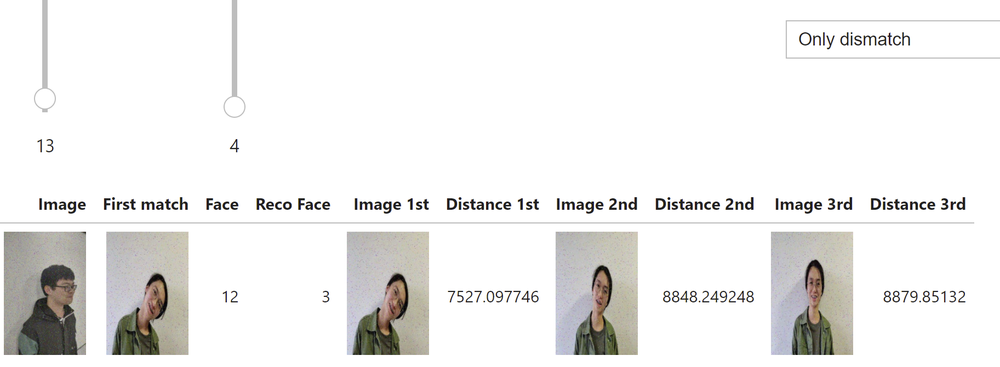
#> input picture linear_algebra/paper/images/class1.png, 1000 x 367 px, shrunk from 1825 x 670 before the run, given in place of s13_1.jpg, which was not available
$ python hw2.py paper/images/class1.png
#> lines starting #> are read from the running program, lines starting #| are printed output that depends on the picture; pictures that were not available may be replaced by others from this repository, and a replacement may not be noted
#!/usr/bin/env python3
# Tiger3018 | MIT License
'''
README at hw2
RESULT at img/hw2_fig1.jpg
使用多种滤波器实现平滑去噪（低通滤波），区分非线性滤波器，同时输出一些分析图象。
ref: <https://zhuanlan.zhihu.com/p/67197912> 基于导数性质分析卷积。
<https://www.jianshu.com/p/cbd1a1f86d1b>
'''

import cv2, matplotlib, scipy.ndimage, numba
import numpy as np # as a fallback
import matplotlib.pyplot as plt

from matplotlib.axes import SubplotBase
import sys, os, time

meanFilterKernel = {}
# numba.typed.Dict.empty(
#     key_type=numba.types.uint,
#     value_type=numba.types.double[:][:]
# )
gaussianFilterKernel = {}


def extern_gui_provider(image: np.ndarray, axesImage: SubplotBase, axesPlot: SubplotBase, description: str):
    '''This call implement a plot view of image and its histgram, line pixel value as a stream view.
    '''
    axesImage.set_ylabel(description)
    axesImage.imshow(image, cmap=plt.cm.gray)
    # See https://blog.gtwang.org/programming/python-opencv-matplotlib-plot-histogram-tutorial/
    if image.ndim == 3:
        axesPlot.set_ylabel("averge scale")
        axesPlot.hist(image.mean(2).ravel(), 256, [
                      0, 256], orientation="horizontal", color=["#A6E22E"])
    else:
        axesPlot.set_ylabel("gray scale")
        axesPlot.hist(image.ravel(), 256, [
                      0, 256], orientation="horizontal", color=["#A6E22E"])
    axTwinY = axesPlot.twiny()
    # axTwinY.set_xlabel("at y=40 x-axis 2d wave")
    axTwinY.plot(range(image.shape[0]), selected_2darray_plot(
        image, [0, int(float(image.shape[1] / 2))], 256), color='#FD9726', linewidth=0.4)
    axTwinY.plot(range(image.shape[1]), selected_2darray_plot(
        image, [int(float(image.shape[0] / 2)), 0], 256), color='black', linewidth=0.4)
    return image


def liner_filter(image: np.ndarray, kernel) -> np.ndarray:
    ''' This function implement **non-inverted** convolution with reflect boundray using filter kernel.
    opencv: see cvSmooth
    fit to: mean filter, gaussian filter,
    '''
    if not isinstance(kernel, np.ndarray):
        kernel = np.array(kernel)
    if(image.ndim == 3):
        sciReturn = scipy.ndimage.convolve(image, kernel[:, :, None])
    else:
        # nearest == reflect when 3x3 kernel
        sciReturn = scipy.ndimage.convolve(image, kernel)
    return sciReturn

# @numba.jit(["uint8[:, :](uint8[:, :])"], nopython=True)
@numba.jit(nopython=True)
def median_filter(image: np.ndarray) -> np.ndarray:
    '''
    opencv: see medianBlur
    fit to: median filter
    '''
    # imageBorder = cv2.copyMakeBorder(image, 1, 1, 1, 1, cv2.BORDER_REFLECT) # numba is not familiar with cv2
    # imageBorder = np.pad(image, 1, 'reflect') # numba did not implement it...
    '''implement of np.pad('reflect'), where 0 stands for x-axis
    # TIP not implement in matlab
    # TIP not implement in numba
    for **np.insert**, use image.shape[0] rather than -1, to make new row appear at the end.
    # imageBorder = np.insert(image, [0, image.shape[0]], [image[1, :], image[-2, :]], 0)
    for **np.concatenate**, normal [] braces doesn't make sense
    '''
    imageBorder = image  # ref, not copy
    imageReturn = np.zeros(imageBorder.shape, dtype=np.uint8)
    imageBorder = np.concatenate(
        (
            np.expand_dims(imageBorder[1, :, ], 0),
            imageBorder,
            np.expand_dims(imageBorder[-2, :, ], 0)
        ), 0
    )
    imageBorder = np.concatenate(
        (
            np.expand_dims(imageBorder[:, 1, ], 1),
            imageBorder,
            np.expand_dims(imageBorder[:, -2, ], 1)
        ), 1
    )
    for i in range(imageReturn.shape[0]):
        for j in range(imageReturn.shape[1]):
            # [9 lines of commented-out code are left out]
            imageReturn[i, j] = np.median(imageBorder[i: i + 3, j: j + 3])
            # Only support single channel of image.
    return imageReturn


def gaussian_filter_generator(nSize, sigma) -> list:
    '''
    opencv: see gaussianBlur
    '''
    return [[0.0947, 0.1183, 0.0947], [0.1183, 0.1478, 0.1183], [0.0947, 0.1183, 0.0947]]  # sigma = 1.5
    pass

# @numba.jit(nopython = True)
def mean_filter_generator(nSize) -> np.ndarray:
    if nSize not in meanFilterKernel:
        meanFilterKernel[nSize] = np.full((nSize, nSize), 1 / nSize ** 2)
    return meanFilterKernel[nSize]


def bilateral_filter():
    pass


def histgram_wrapper(image):
    '''use cv.calchist
    '''
    hist = cv2.calcHist([image], [0], None, [256], [0, 256])
    pass


def selected_2darray_plot(image: np.ndarray, pos: list, len):
    '''Choose a line of selected image to extract grey / red (or Channel 0) value on it.'''
    if 3 < image.ndim or not isinstance(pos, list):
        return None
    try:
        if pos[0]:
            npReturn = image[pos[0], :]
        else:
            npReturn = image[:, pos[1]]
        if npReturn.ndim == 2:
            npReturn = npReturn[:, 0]
        return npReturn  # np.interp()
    except IndexError:
        return None


def main():
    file = []
    print(cv2.__version__, matplotlib.__version__)

    if len(sys.argv) >= 2:
        os.path.isdir(sys.argv[1])
    for i in range(1, 11):
        imMatrix = cv2.imread("./dataset/s13/s13_{}.jpg".format(i))
#> imMatrix is the input picture: shape (367, 1000, 3); mean B, G, R 236.9, 237.9, 238.4

        imMatrix = cv2.cvtColor(imMatrix,
                                cv2.COLOR_BGR2RGB  # opencv read image as BGR colorspace
                                # cv2.COLOR_BGR2GRAY # weighted mean, like ./hw1.py#68
                                )

        fig, ax = plt.subplots(4, 2, sharex='col', sharey='col', gridspec_kw={
                               'width_ratios': [1, 7]})
        extern_gui_provider(imMatrix, ax[0, 0], ax[0, 1], "Origin Image")
#> in selected_2darray_plot, `npReturn = image[:, pos[1]]`: npReturn = 367 rows, first 8: [255, 255, 255], [255, 255, 255], [255, 255, 255], [255, 255, 255], [255, 255, 255], [255, 255, 255], [255, 255, 255], [255, 255, 255]
#> in selected_2darray_plot, `npReturn = npReturn[:, 0]`: npReturn = 367 values, max 255 at index 0, min 1 at index 202, mean 250.1
#> in selected_2darray_plot (call 2), `npReturn = image[pos[0], :]`: npReturn = 1000 rows, first 8: [255, 255, 255], [255, 255, 255], [255, 255, 255], [255, 255, 255], [255, 255, 255], [255, 255, 255], [255, 255, 255], [255, 255, 255]
        extern_gui_provider(liner_filter(
            imMatrix, mean_filter_generator(3)), ax[1, 0], ax[1, 1], "Mean filter")
#> in selected_2darray_plot (call 3), `npReturn = image[:, pos[1]]`: npReturn = 367 rows, first 8: [255, 255, 255], [255, 255, 255], [255, 255, 255], [255, 255, 255], [255, 255, 255], [255, 255, 255], [255, 255, 255], [255, 255, 255]
#> in selected_2darray_plot (call 4), `npReturn = image[pos[0], :]`: npReturn = 1000 rows, first 8: [255, 255, 255], [255, 255, 255], [255, 255, 255], [255, 255, 255], [255, 255, 255], [255, 255, 255], [255, 255, 255], [255, 255, 255]
        print(time.time())
        extern_gui_provider(median_filter(imMatrix),
                            ax[2, 0], ax[2, 1], "Median filter")  # ~3s
#> call 3 of extern_gui_provider, with description = 'Median filter'
#> in extern_gui_provider (call 3), `axesPlot.hist(image.mean(2).ravel(), 256, [ 0, 256], orientation="hori..`:
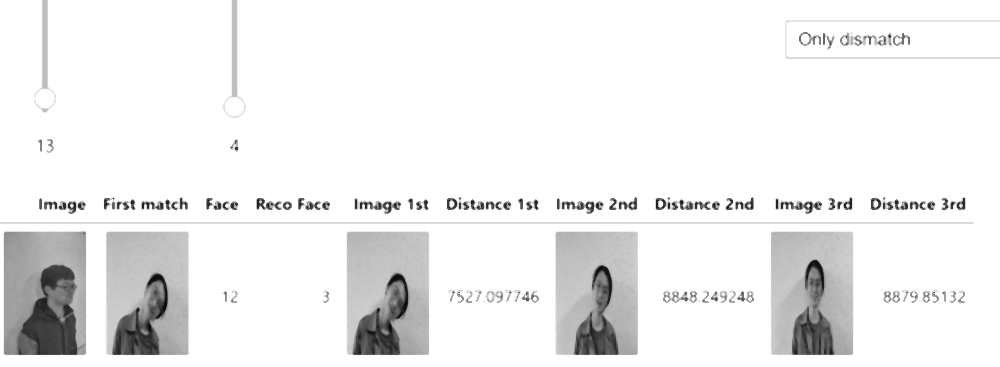
#> image: shape (367, 1000, 3); min 8, max 255, mean 238.5
#> in selected_2darray_plot (call 5), `npReturn = image[:, pos[1]]`: npReturn = 367 rows, first 8: [255, 255, 255], [255, 255, 255], [255, 255, 255], [255, 255, 255], [255, 255, 255], [255, 255, 255], [255, 255, 255], [255, 255, 255]
#> in selected_2darray_plot (call 6), `npReturn = image[pos[0], :]`: npReturn = 1000 rows, first 8: [255, 255, 255], [255, 255, 255], [255, 255, 255], [255, 255, 255], [255, 255, 255], [255, 255, 255], [255, 255, 255], [255, 255, 255]
        print(time.time())
        extern_gui_provider(liner_filter(imMatrix, gaussian_filter_generator(
            3, 1.5)), ax[3, 0], ax[3, 1], "Gaussian filter")
#> in selected_2darray_plot (call 7), `npReturn = image[:, pos[1]]`: npReturn = 367 rows, first 8: [254, 254, 254], [254, 254, 254], [254, 254, 254], [254, 254, 254], [254, 254, 254], [254, 254, 254], [254, 254, 254], [254, 254, 254]
#> in selected_2darray_plot (call 8), `npReturn = image[pos[0], :]`: npReturn = 1000 rows, first 8: [254, 254, 254], [254, 254, 254], [254, 254, 254], [254, 254, 254], [254, 254, 254], [254, 254, 254], [254, 254, 254], [254, 254, 254]
        plt.show()
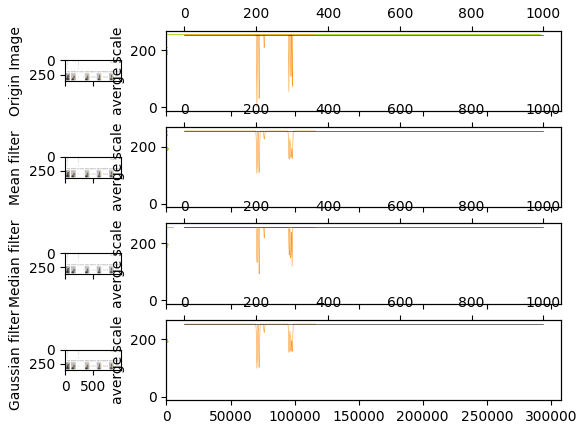
#> figure drawn by matplotlib, 12 panels; panel 9: curve peaks at x = 0, y = 255; panel 10: curve peaks at x = 0, y = 255; panel 11: curve peaks at x = 0, y = 255; panel 12: curve peaks at x = 0, y = 254
#> pass 2 of the loop in main, `for i in range(1, 11):`:
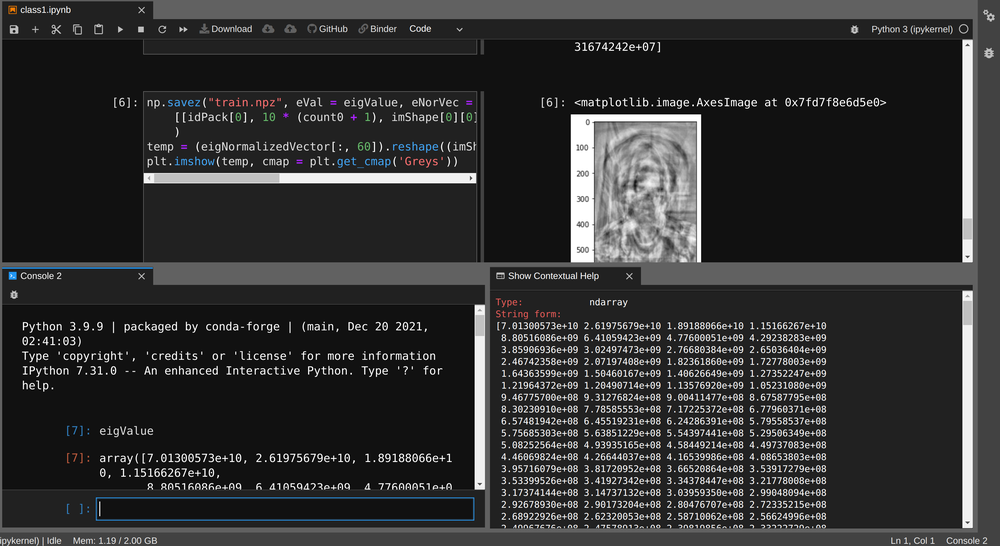
#> input picture linear_algebra/paper/images/dev0.png, 1000 x 546 px, shrunk from 3192 x 1742 before the run, given in place of s13_2.jpg, which was not available
#> in main, imMatrix is the input picture: shape (546, 1000, 3); mean B, G, R 50.1, 49.9, 49.8
#> in selected_2darray_plot (call 9), `npReturn = image[:, pos[1]]`: npReturn = 546 rows, first 8: [97, 97, 97], [97, 97, 97], [97, 97, 97], [97, 97, 97], [97, 97, 97], [97, 97, 97], [97, 97, 97], [97, 97, 97]
#> in selected_2darray_plot (call 10), `npReturn = image[pos[0], :]`: npReturn = 1000 rows, first 8: [97, 97, 97], [99, 99, 99], [46, 46, 46], [30, 30, 30], [34, 34, 34], [33, 33, 33], [33, 34, 35], [33, 28, 23]
#> in liner_filter (call 3), `sciReturn = scipy.ndimage.convolve(image, kernel[:, :, None])`:
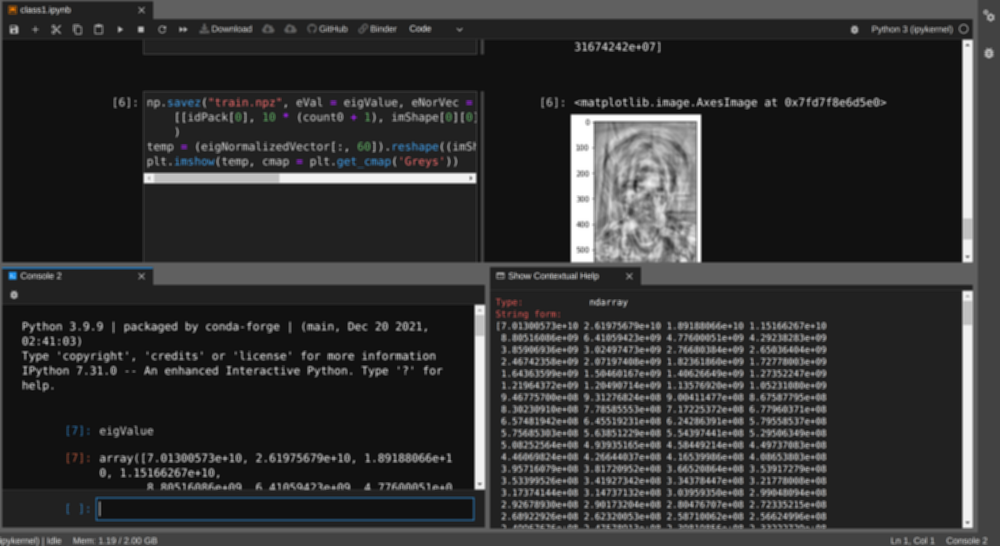
#> sciReturn: shape (546, 1000, 3); mean R, G, B 49.5, 49.7, 49.9
#> in selected_2darray_plot (call 11), `npReturn = image[:, pos[1]]`: npReturn = 546 rows, first 8: [96, 96, 96], [96, 96, 96], [96, 96, 96], [96, 96, 96], [96, 96, 96], [96, 96, 96], [96, 96, 96], [96, 96, 96]
#> in selected_2darray_plot (call 12), `npReturn = image[pos[0], :]`: npReturn = 1000 rows, first 8: [97, 97, 97], [80, 80, 80], [58, 58, 58], [36, 36, 36], [32, 32, 32], [33, 33, 34], [33, 31, 30], [33, 40, 45]
        # plt.savefig()


if __name__ == "__main__":
#> (the run stopped early here; a loop or call above may not have finished)
